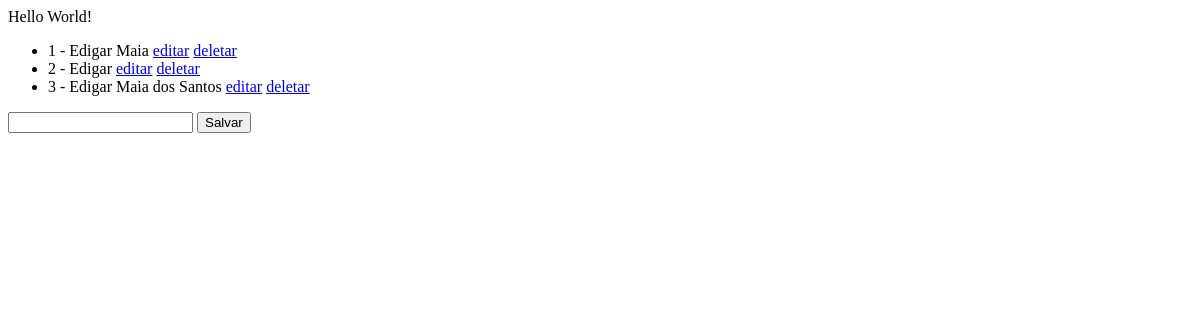
Before: /core/ with the older database file.
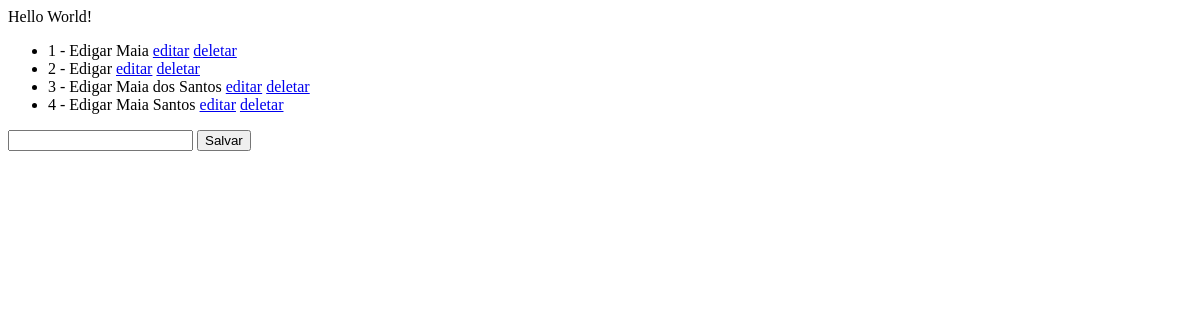
After: the same page with the newer database file.
### core/models.py (models this page shows, shortened)
class Pessoa(models.Model):
    nome = models.CharField(max_length=100)

### core/views.py (the view)
# urls.py: 2. Add a URL to urlpatterns:  path('', views.home, name='home')
def home(request):
    pessoas = Pessoa.objects.all()
    return render(request, 'index.html', {'pessoas': pessoas})

### core/templates/index.html (shortened to what this page needs)
<!DOCTYPE html>
<html lang="en">
<head>
</head>
<body>
    Hello World!
    <ul>
        {% for pessoa in pessoas %}
        <li> {{ pessoa.id}} - {{ pessoa.nome}}
            <a href="{% url 'editar' pessoa.id %}">editar</a>
            <a href="{% url 'deletar' pessoa.id %}">deletar</a>
        </li>
        {% endfor %}
    </ul>
    <form action="{% url 'salvar' %}" method="POST">
        <input type="text" name="nome">
        <button type="submit">Salvar</button>
    </form>
</body>
</html>

Changed rows visible on the page:
added Pessoa: id "4", nome "Edigar Maia Santos"
